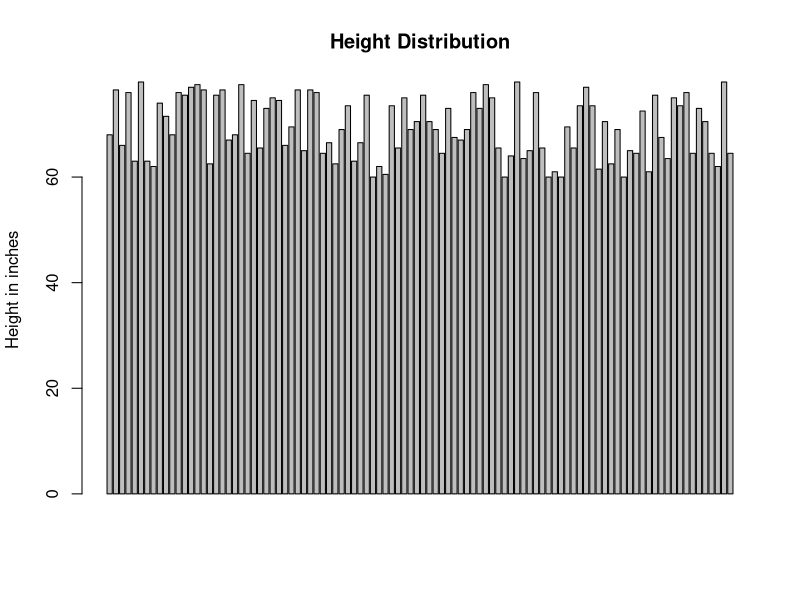
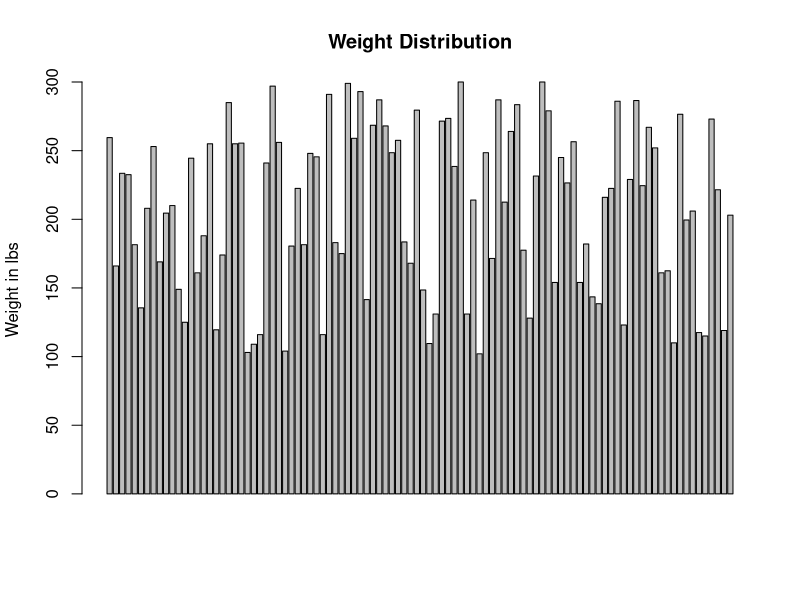
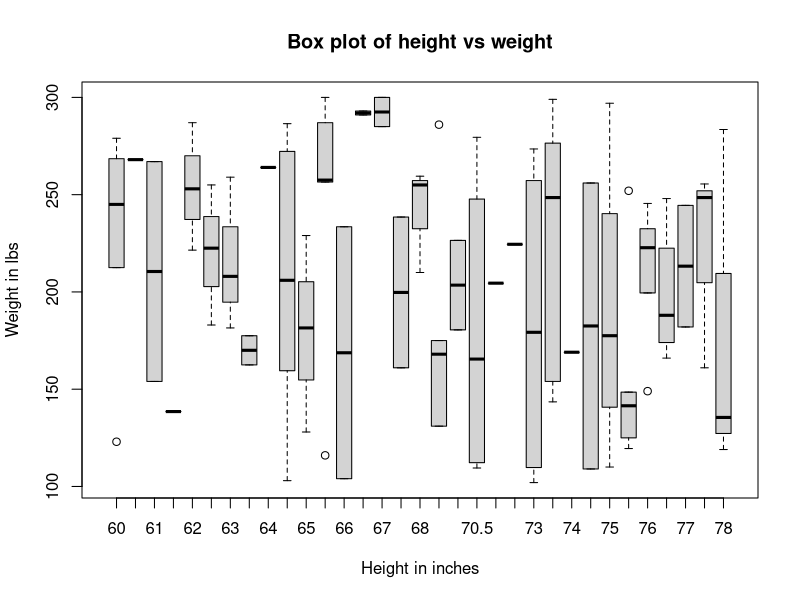
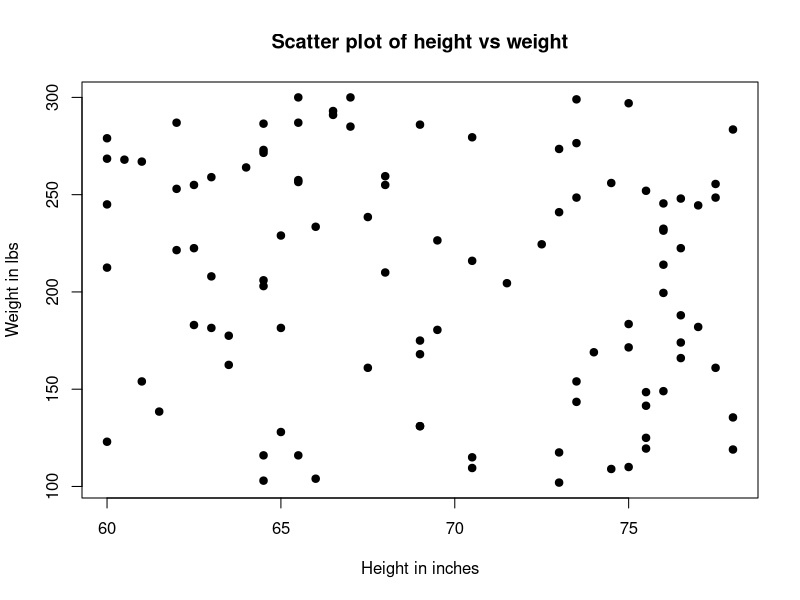
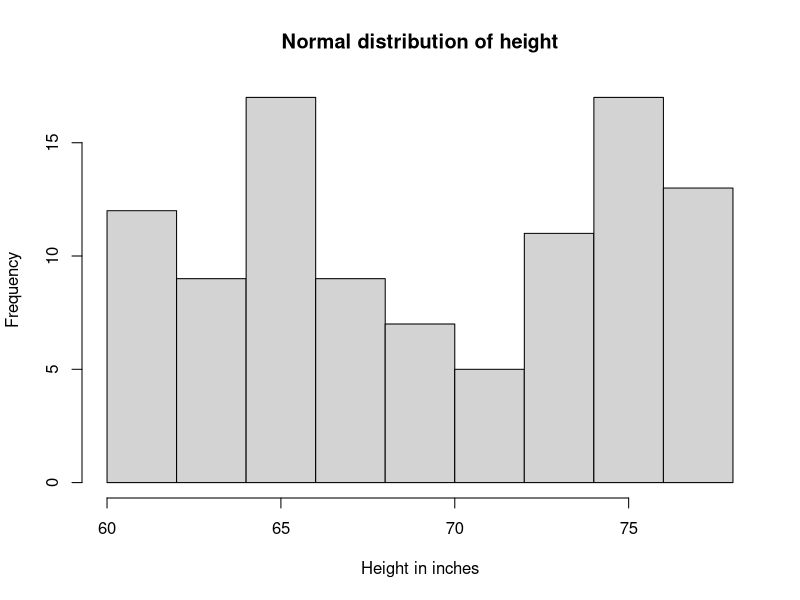
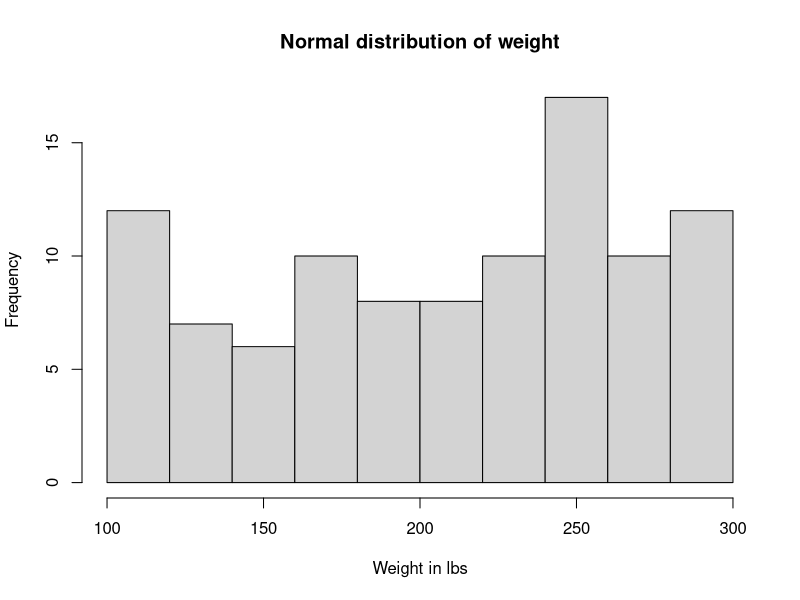
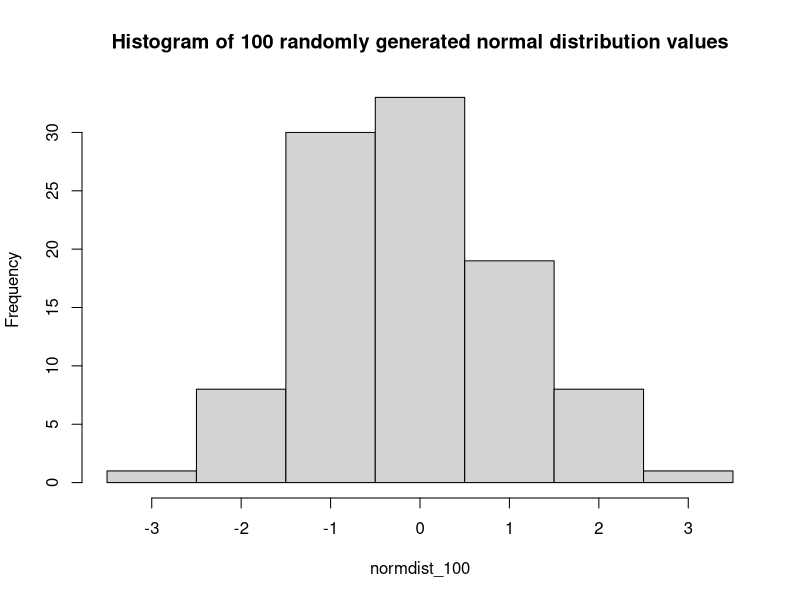
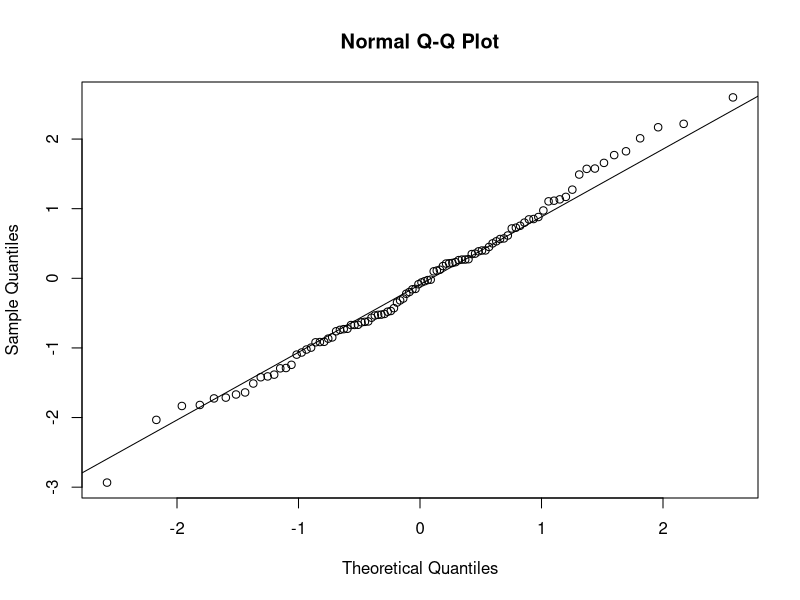

Generate these figures, in order, with R:
#1. Generate 100 random samples from a univariate normal distribution (default parameters)
#Compute mean, sd, variance, median, and standard quantiles. Report the quantities
set.seed(30)
normdist_100 = rnorm(100, mean = 0, sd = 1)
print(normdist_100[1])
mean_normdist_100 = mean(normdist_100)
sd_normdist_100 = sd(normdist_100)
var_normdist_100 = var(normdist_100)
median_normdist_100 = median(normdist_100)
#Standard quantiles ???

#2. Plot histogram (experiment with breaks parameter), include only one best plot.
dev.new()
hist(normdist_100, breaks=seq(-3.5,3.5,by=1),main="Histogram of 100 randomly generated normal distribution values")
dev.off()


#3.Test if the sample follows a normal distribution 
#Comment on if the data follows a normal distribution (why or why not)?
dev.new()
qqnorm(normdist_100)
qqline(normdist_100)
dev.off()

#4. Generate data (100 samples) for 2 random variable (height and weight)
#Height in inches in increments of 0.5. Weight in lbs in increments of 0.5
height_100 = sample(seq(from =60 , to = 78, by = 0.5), size = 100, replace = TRUE)
weight_100 = sample(seq(from = 100, to = 300, by = 0.5), size = 100, replace = TRUE)
height_weight_100 = data.frame(height=height_100,weight=weight_100)
#Summary statistics of randomly generated height and weight
summary(height_weight_100)
#Barplot of randomly generated height
barplot(height_100, main="Height Distribution", ylab="Height in inches")
#Barplot of randomly generated weight
barplot(weight_100, main="Weight Distribution", ylab="Weight in lbs")
#Boxplot of height vs weight
boxplot(weight~height,data=height_weight_100,main="Box plot of height vs weight",xlab="Height in inches", ylab="Weight in lbs")
#Scatter plot of height vs weight
plot(height_100,weight_100,main="Scatter plot of height vs weight",xlab="Height in inches", ylab="Weight in lbs", pch=19)

#Normal distribution for height and weight separately
hist(height_100,main="Normal distribution of height",xlab="Height in inches",ylab="Frequency")
hist(weight_100,main="Normal distribution of weight",xlab="Weight in lbs",ylab="Frequency")

#Bivariate distribution
